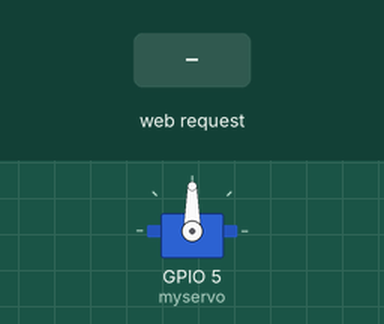
Recording of a sketch running on a simulated ESP8266 (NodeMCU). Shown: servo. The test bench sets the inputs (shaded band). WiFi joins after 1.5 s; servers stay silent unless stated; what the sketch prints to the serial monitor is not drawn.

Above: at 2.7 s.
2.8 s: HTTP request GET /form1 received
At 4.2 s:
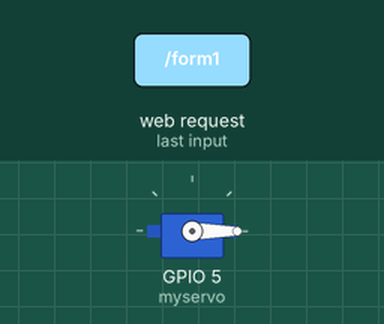
Timing chart, 0 to 5.8 s (numbered marks = the images above; inputs shaded):
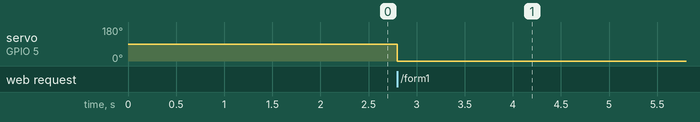

The sketch:

servo_with_node161214.ino
```cpp
#include <Wire.h>
#include <ESP8266WiFi.h>
#include <WiFiClient.h>
#include <ESP8266WebServer.h>
#include <ESP8266mDNS.h>

const char *ssid = "Eat_eat";
const char *password = "0975402552";
ESP8266WebServer server(80);

char led_status[200];
char rBuf[50];
String webSite;

// 引用 Servo Library
#include <Servo.h>

// 建立一個 Servo 物件
Servo myservo;

//html code
void buildWeb(){
  webSite += "<!DOCTYPE html>";
  webSite += "<head><meta charset = \"utf-8\">";
  webSite += "<title>轉吧轉吧</title>";
  webSite+="<script src=\"https://ajax.googleapis.com/ajax/libs/jquery/1.11.3/jquery.min.js\"></script>";
  webSite+="<script>";
  webSite+="$(document).ready(function(){";
  webSite+="$(\"[type = range]\").change(function(){";
  webSite+="var redval = $(\"#red\").val();";
  webSite+="$(\"#red-text\").text(redval);";
  webSite+="});";
  webSite+="});";
  webSite+="</script>";
  webSite += "<style>";
  webSite += "body{background-color:#73C4B2; font-family: Arial, Helvetica, Sans-Serif; Color: #508F82;}";
  webSite += "div{width:500px; text-align: center; margin: 50 auto;}";
  webSite += "</style>";
  webSite += "</head>";
  webSite += "<body>";
  webSite += "<h1>轉吧轉吧</h1>";
  webSite += "<form action=\"form1\">";
  webSite += "<p>Rotate Angle：<span id = \"red-text\">0</span></p>";
  webSite += "<input type=\"range\" id=\"red\" name=\"R-led\" min=\"0\" max=\"360\" value=\"0\">";
  webSite += "<input type=\"submit\" value=\"submit\"></form>";
  webSite += "</body></html>";
}

void handleRoot(){
  server.send(200,"text/html",webSite);
}

void ColorPicker(){
  int val = server.arg("R-led").toInt();
  myservo.write(val);                  // 設定 Servo 旋轉角度
  delay(15);                           // 等待 Servo 旋轉指定的位置
  server.send(200,"text/html",webSite);
}

void handleNotFound(){
  server.send(404,"text/html","404 Error!");
}

void setup()
{
  myservo.attach(5);  // Servo 接在 pin 9
  // put your setup code here, to run once:
  Serial.begin(115200);
  buildWeb();
  WiFi.begin(ssid, password);

  while (WiFi.status() != WL_CONNECTED) {
    delay(500);
    Serial.print(".");
  }

  server.on("/",handleRoot);
  server.on("/form1",ColorPicker);
  server.onNotFound(handleNotFound);

  server.begin();
  Serial.println(WiFi.localIP());
}

void loop()
{
  // put your main code here, to run repeatedly:
  server.handleClient();
}
```

Measured:
- after the input at 2.8 s, servo on GPIO 5 (myservo): 90° → 0° at once
